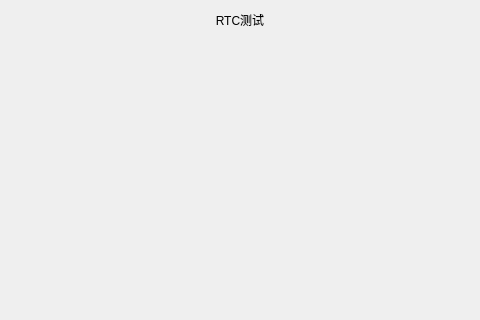
<?xml version="1.0" encoding="UTF-8"?>
<ui version="4.0">
 <class>ui_factory_rtc</class>
 <widget class="QMainWindow" name="ui_factory_rtc">
  <property name="geometry">
   <rect>
    <x>0</x>
    <y>0</y>
    <width>480</width>
    <height>320</height>
   </rect>
  </property>
  <property name="focusPolicy">
   <enum>Qt::StrongFocus</enum>
  </property>
  <property name="windowTitle">
   <string>MainWindow</string>
  </property>
  <widget class="QWidget" name="centralwidget">
   <layout class="QVBoxLayout" name="verticalLayout" stretch="1,7">
    <property name="spacing">
     <number>0</number>
    </property>
    <property name="leftMargin">
     <number>0</number>
    </property>
    <property name="topMargin">
     <number>0</number>
    </property>
    <property name="rightMargin">
     <number>0</number>
    </property>
    <property name="bottomMargin">
     <number>0</number>
    </property>
    <item>
     <widget class="QWidget" name="factory_rtc_title_widget" native="true">
      <layout class="QHBoxLayout" name="horizontalLayout" stretch="1,1,2,2">
       <property name="spacing">
        <number>0</number>
       </property>
       <property name="leftMargin">
        <number>0</number>
       </property>
       <property name="topMargin">
        <number>0</number>
       </property>
       <property name="rightMargin">
        <number>0</number>
       </property>
       <property name="bottomMargin">
        <number>0</number>
       </property>
       <item alignment="Qt::AlignLeft|Qt::AlignVCenter">
        <widget class="clicked_Label" name="factory_rtc_back_btn" native="true">
         <property name="text" stdset="0">
          <string/>
         </property>
        </widget>
       </item>
       <item>
        <spacer name="horizontalSpacer">
         <property name="orientation">
          <enum>Qt::Horizontal</enum>
         </property>
         <property name="sizeHint" stdset="0">
          <size>
           <width>77</width>
           <height>20</height>
          </size>
         </property>
        </spacer>
       </item>
       <item>
        <widget class="QLabel" name="factory_rtc_title_label">
         <property name="styleSheet">
          <string notr="true"/>
         </property>
         <property name="text">
          <string>RTC测试</string>
         </property>
         <property name="alignment">
          <set>Qt::AlignCenter</set>
         </property>
        </widget>
       </item>
       <item>
        <spacer name="horizontalSpacer_2">
         <property name="orientation">
          <enum>Qt::Horizontal</enum>
         </property>
         <property name="sizeHint" stdset="0">
          <size>
           <width>157</width>
           <height>20</height>
          </size>
         </property>
        </spacer>
       </item>
      </layout>
     </widget>
    </item>
    <item>
     <widget class="QWidget" name="widget_3" native="true">
      <layout class="QHBoxLayout" name="horizontalLayout_5">
       <property name="spacing">
        <number>0</number>
       </property>
       <property name="leftMargin">
        <number>0</number>
       </property>
       <property name="rightMargin">
        <number>0</number>
       </property>
       <property name="bottomMargin">
        <number>0</number>
       </property>
       <item>
        <widget class="QLabel" name="label11">
        <property name="text">
       	<string> </string>
      	</property>
     	</widget>
       </item>
       <item>
        <widget class="QLabel" name="tip_label"/>
       </item>
       <item>
        <widget class="QLabel" name="label12">
        <property name="text">
       	<string> </string>
      	</property>
     	</widget>
       </item>
      </layout>
     </widget>
    </item>
   </layout>
  </widget>
 </widget>
 <customwidgets>
  <customwidget>
   <class>clicked_Label</class>
   <extends>QWidget</extends>
   <header location="global">clicked_label.hpp</header>
  </customwidget>
 </customwidgets>
 <resources/>
 <connections/>
</ui>
